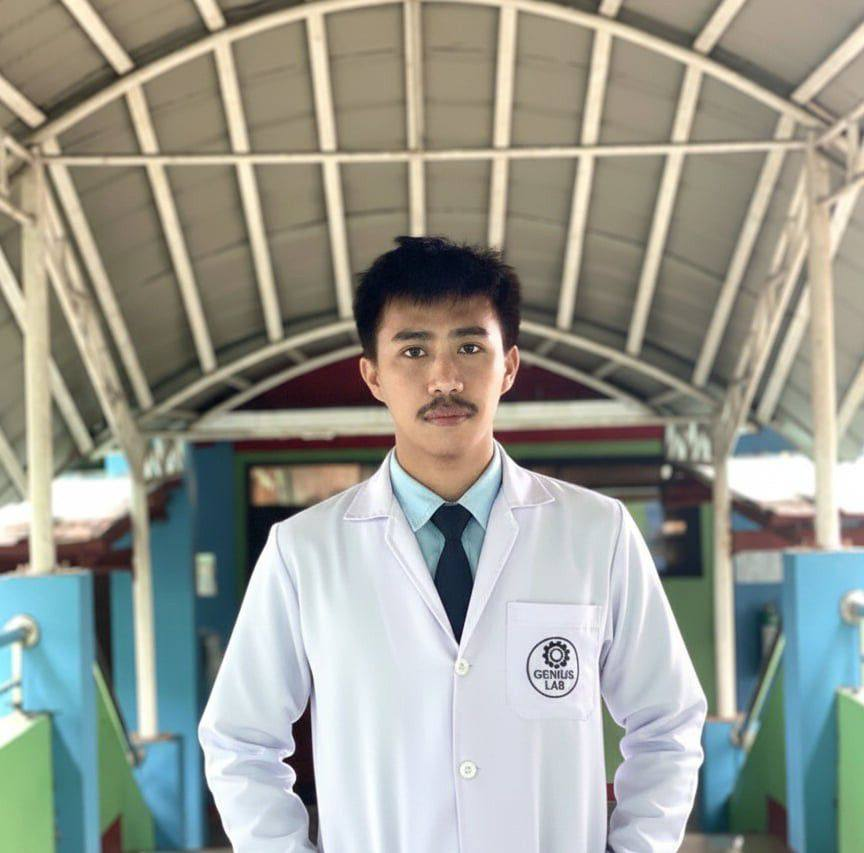
#> input picture Activity3/sample.jpg, 864 x 853 px
$ python act3.py
#> lines starting #> are read from the running program, lines starting #| are printed output that depends on the picture
import cv2
import numpy as np
import matplotlib.pyplot as plt

# Function to plot histograms
def plot_histogram(img, title, subplot_idx):
    plt.subplot(subplot_idx)
    plt.hist(img.ravel(), 256, [0, 256], color='blue', alpha=0.7)
    plt.title(title)
    plt.xlabel('Pixel Intensity')
    plt.ylabel('Frequency')

# Load image
img_path = 'sample.jpg'  # Replace with your image path
img = cv2.imread(img_path)
#> img is the input picture: shape (853, 864, 3); mean B, G, R 145.7, 154.8, 152.6

# Check if image is loaded
if img is None:
    print("Error: Could not load image. Check the file path.")
    exit()

# Part 1: Histogram Equalization
# Convert to grayscale
gray_img = cv2.cvtColor(img, cv2.COLOR_BGR2GRAY)
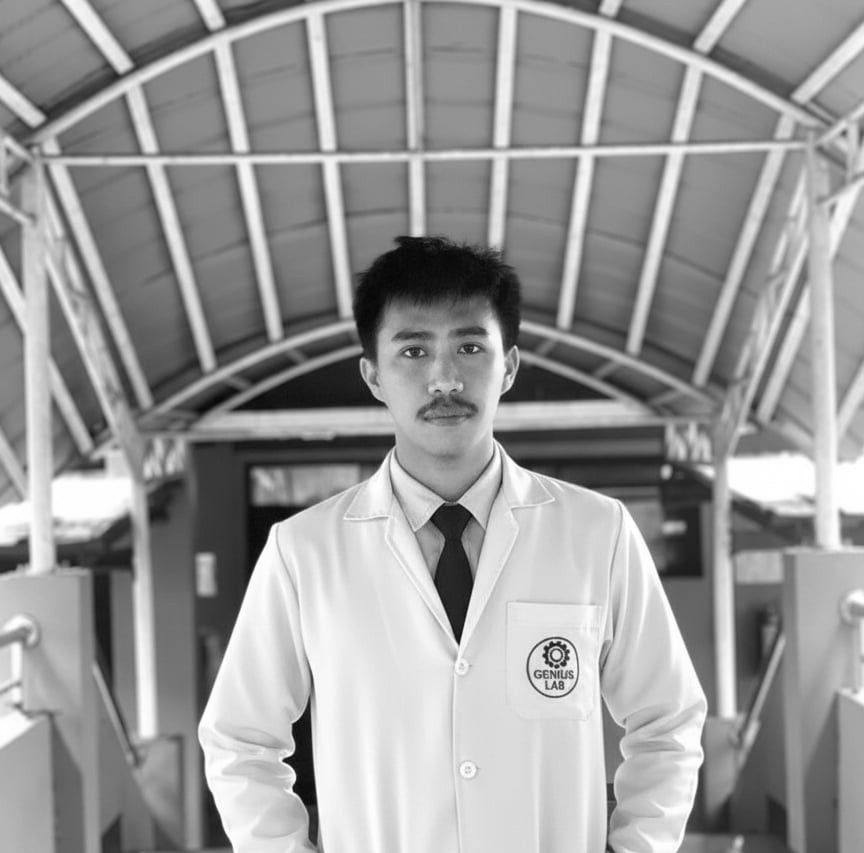
#> gray_img: shape (853, 864); min 3, max 255, mean 153.1

# Apply histogram equalization
equalized_img = cv2.equalizeHist(gray_img)
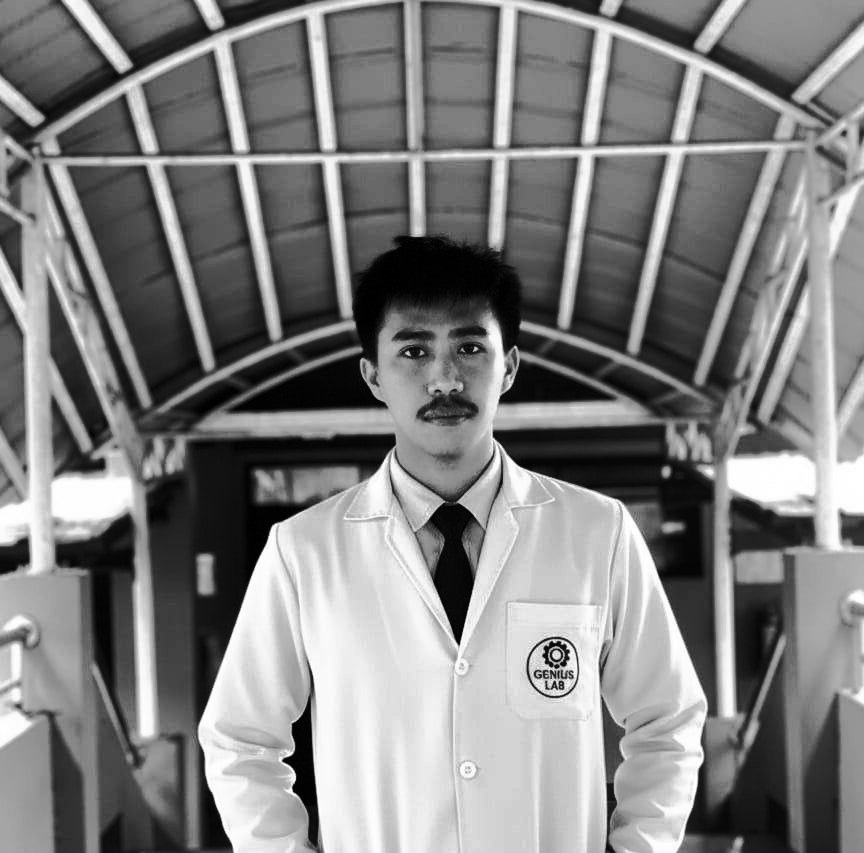
#> equalized_img: shape (853, 864); min 0, max 255, mean 128.1

# For color image, convert to YUV and equalize the luminance channel
yuv_img = cv2.cvtColor(img, cv2.COLOR_BGR2YUV)
#> yuv_img: shape (853, 864, 3); mean of channels 0, 1, 2 153.1, 124.3, 127.6
yuv_img[:,:,0] = cv2.equalizeHist(yuv_img[:,:,0])
#> yuv_img: shape (853, 864, 3); mean of channels 0, 1, 2 128.1, 124.3, 127.6
equalized_color_img = cv2.cvtColor(yuv_img, cv2.COLOR_YUV2BGR)
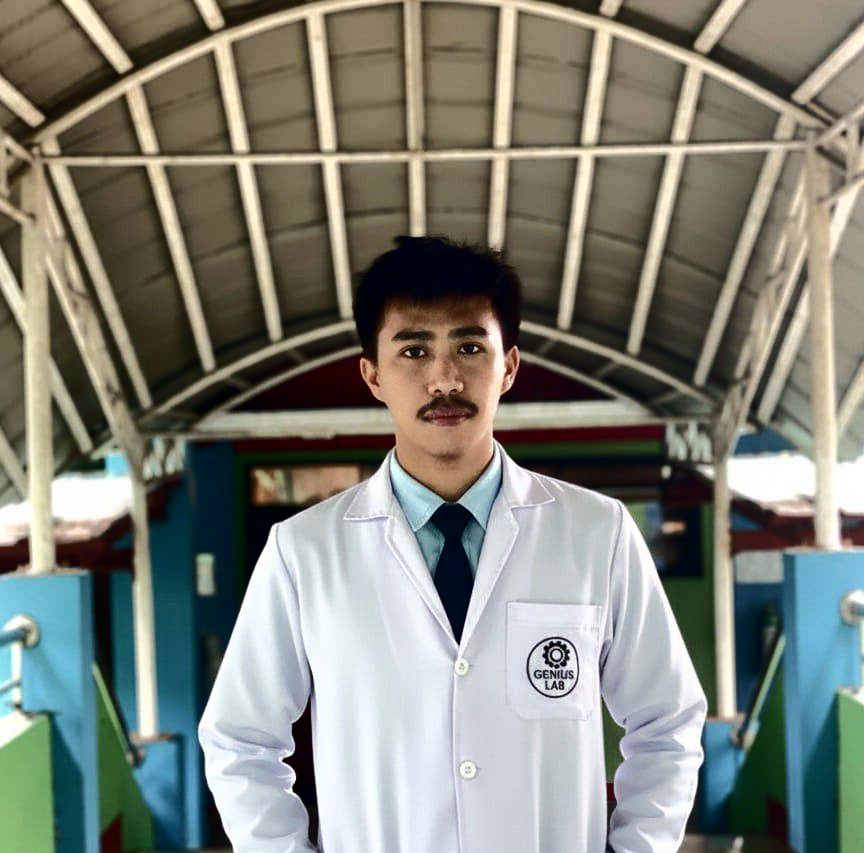
#> equalized_color_img: shape (853, 864, 3); mean B, G, R 120.8, 129.9, 127.8

# Part 2: CLAHE (Contrast Limited Adaptive Histogram Equalization)
clahe = cv2.createCLAHE(clipLimit=2.0, tileGridSize=(8, 8))
clahe_img = clahe.apply(gray_img)
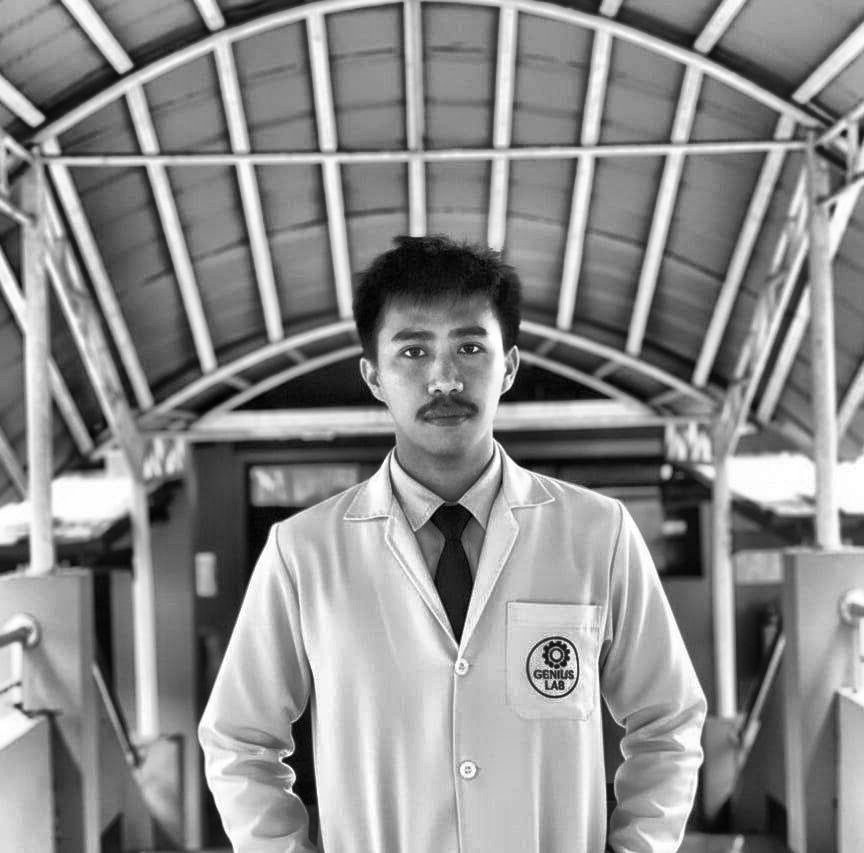
#> clahe_img: shape (853, 864); min 1, max 255, mean 139.8

# Display images
plt.figure(figsize=(15, 10))

# Original grayscale image and histogram
plt.subplot(231), plt.imshow(gray_img, cmap='gray'), plt.title('Original Grayscale')
plt.subplot(234), plot_histogram(gray_img, 'Original Histogram', 234)

# Equalized grayscale image and histogram
plt.subplot(232), plt.imshow(equalized_img, cmap='gray'), plt.title('Equalized Grayscale')
plt.subplot(235), plot_histogram(equalized_img, 'Equalized Histogram', 235)

# CLAHE image and histogram
plt.subplot(233), plt.imshow(clahe_img, cmap='gray'), plt.title('CLAHE Grayscale')
plt.subplot(236), plot_histogram(clahe_img, 'CLAHE Histogram', 236)

plt.tight_layout()
plt.show()
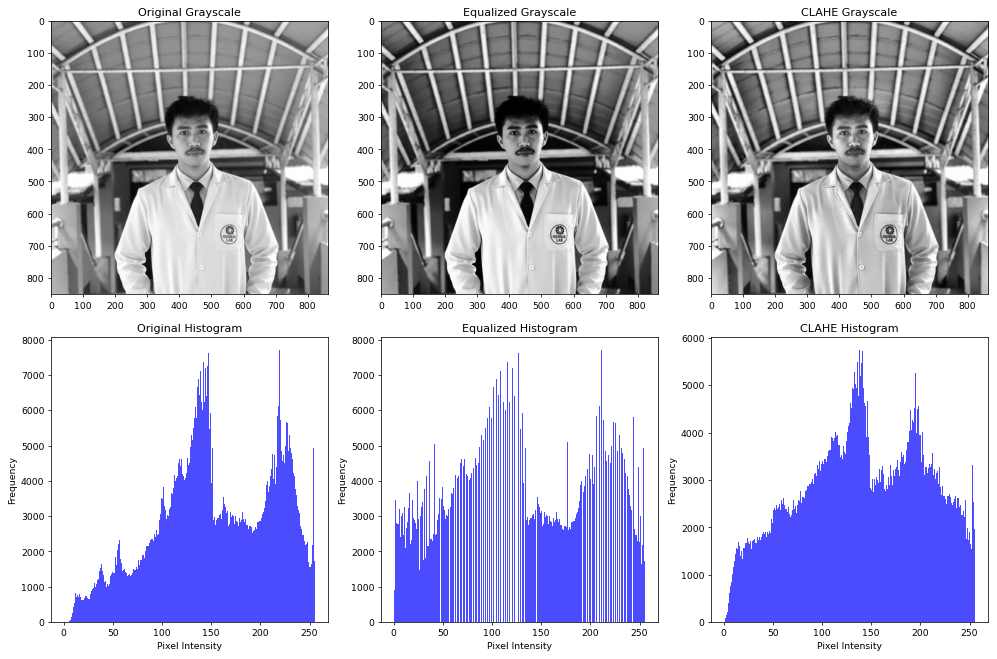
#> figure drawn by matplotlib, 6 panels; panel 2: tallest bar 7690 high, from x = 219 to 220; panel 4: tallest bar 7690 high, from x = 211 to 212; panel 6: tallest bar 5735 high, from x = 138 to 139

# Display color images
plt.figure(figsize=(15, 5))
plt.subplot(121), plt.imshow(cv2.cvtColor(img, cv2.COLOR_BGR2RGB)), plt.title('Original Color')
plt.subplot(122), plt.imshow(cv2.cvtColor(equalized_color_img, cv2.COLOR_BGR2RGB)), plt.title('Equalized Color')
plt.tight_layout()
plt.show()
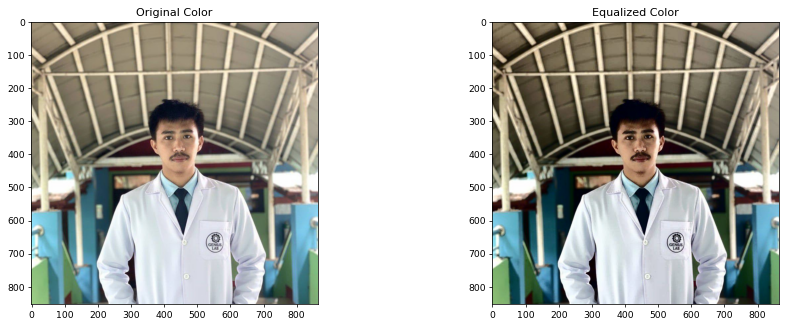
#> figure drawn by matplotlib, 2 panels

# Part 2: Linear Contrast Adjustment (Contrast Stretching)
def contrast_stretching(img):
    # Get min and max pixel values
    min_val = np.min(img)
#> min_val = 3
    max_val = np.max(img)
#> max_val = 255
    # Apply contrast stretching
    stretched = ((img - min_val) / (max_val - min_val) * 255).astype(np.uint8)
    return stretched

stretched_img = contrast_stretching(gray_img)

# Display contrast-stretched image
plt.figure(figsize=(10, 5))
plt.subplot(121), plt.imshow(gray_img, cmap='gray'), plt.title('Original Grayscale')
plt.subplot(122), plt.imshow(stretched_img, cmap='gray'), plt.title('Contrast Stretched')
plt.tight_layout()
plt.show()
